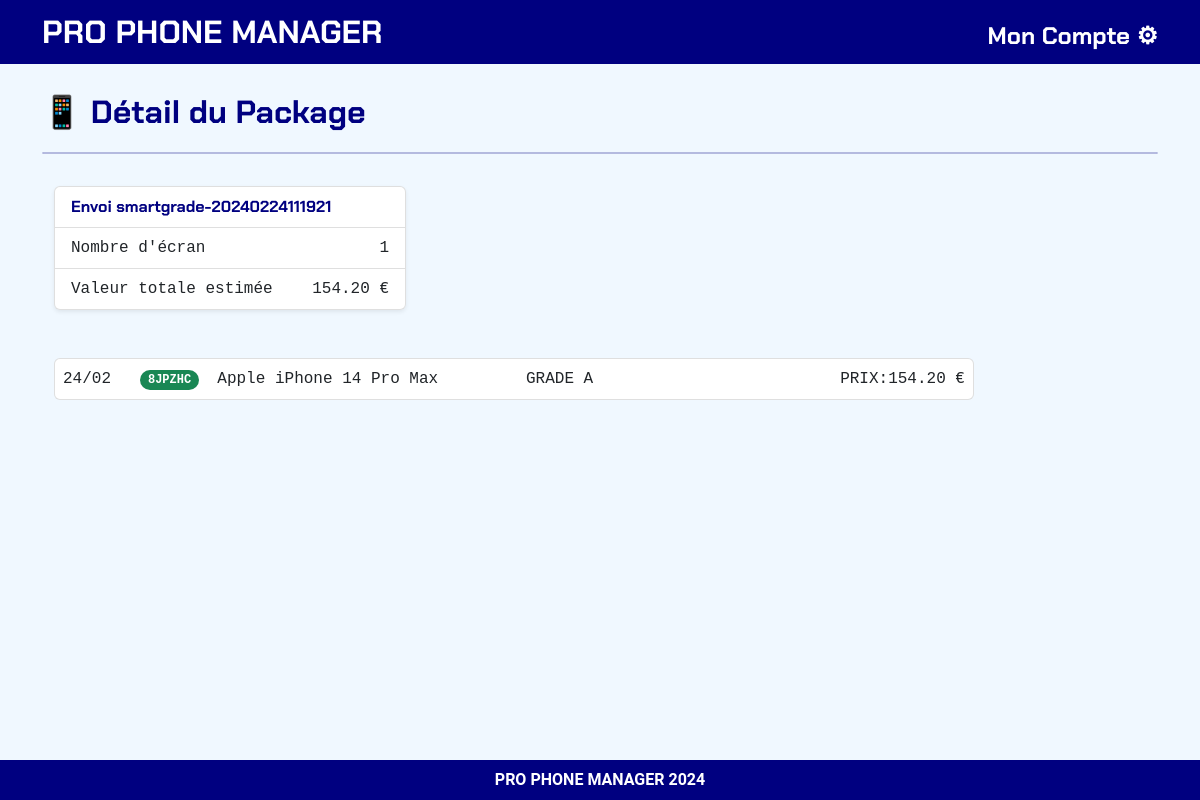
Page /package/detail/smartgrade-20240224111921/ (signed in) on the committed database.
### listings/models.py (models this page shows, shortened)
class Package(models.Model):
    reference = models.CharField(max_length=40, unique=True)
    brokenscreens = models.ManyToManyField('BrokenScreen', related_name='packages')
    date_shipped = models.DateTimeField(auto_now_add=True)
    is_shipped = models.BooleanField(default=False)
    is_paid = models.BooleanField(default=False)
    total_value = models.DecimalField(max_digits=10, decimal_places=2, default=0)
    def get_brokenscreen_fields(self):
        brokenscreen_instances = list(self.brokenscreens.all())
        logger.info(f"get_brokenscreen_fields() returned: {type(brokenscreen_instances)}")
        return brokenscreen_instances

class BrokenScreen(models.Model):
    id = models.AutoField(primary_key=True)
    repairstore = models.ForeignKey(RepairStore, on_delete=models.CASCADE)
    uniquereference = models.OneToOneField(UniqueReference, on_delete=models.CASCADE)
    screenbrand = models.ForeignKey(ScreenBrand, on_delete=models.CASCADE)
    screenmodel = models.ForeignKey(ScreenModel, on_delete=models.CASCADE)
    diag_question_1 = models.TextField(null=True, blank=True)
    diag_question_2 = models.TextField(null=True, blank=True)
    diag_question_3 = models.TextField(null=True, blank=True)
    diag_question_4 = models.TextField(null=True, blank=True)
    diag_question_5 = models.TextField(null=True, blank=True)
    diag_question_6 = models.TextField(null=True, blank=True)
    diag_question_7 = models.TextField(null=True, blank=True)
    diag_question_8 = models.TextField(null=True, blank=True)
    diag_question_9 = models.TextField(null=True, blank=True)
    diag_question_10 = models.TextField(null=True, blank=True)
    diag_response_1 = models.BooleanField(null=True)
    diag_response_2 = models.BooleanField(null=True)
    diag_response_3 = models.BooleanField(null=True)
    diag_response_4 = models.BooleanField(null=True)
    diag_response_5 = models.BooleanField(null=True)
    diag_response_6 = models.BooleanField(null=True)
    diag_response_7 = models.BooleanField(null=True)
    diag_response_8 = models.BooleanField(null=True)
    diag_response_9 = models.BooleanField(null=True)
    diag_response_10 = models.BooleanField(null=True)
    is_diag_done = models.BooleanField(default=False)
    grade = models.CharField(
        max_length=20,
        choices=[
            ('', 'Select Grade'),
            ('A', 'A'),
            ('B', 'B'),
            ('C', 'C'),
            ('D', 'D'),
            ('E', 'E'),
            ('F', 'F'),
            ('G', 'G'),
            ('Fully Broken', 'Fully Broken'),
            ('Aftermarket', 'Aftermarket')
        ],
        default='EN ATTENTE',
    )
    quotations = models.ManyToManyField('RecyclerPricing', related_name='broken_screens')
    recycler = models.ForeignKey(Recycler, on_delete=models.SET_NULL, null=True, blank=True)
    is_attributed = models.BooleanField(default=False)
    price = models.DecimalField(max_digits=10, decimal_places=2, null=True, blank=True)
    is_packed = models.BooleanField(default=False)
    date_joined = models.DateTimeField(default=timezone.now)
    class Meta:
        ordering = ['-date_joined']
    class Meta:
        ordering = ['-date_joined']

class UniqueReference(models.Model):
    repairstore = models.ForeignKey(RepairStore, on_delete=models.CASCADE)
    value = models.CharField(max_length=6, unique=True)
    is_used = models.BooleanField(default=False)
    def __str__(self):
        return self.value

class ScreenModel(models.Model):
    screenbrand = models.ForeignKey(ScreenBrand, on_delete=models.CASCADE)
    screenmodel = models.CharField(max_length=50)
    is_oled = models.BooleanField(default=False)
    is_3dtouch = models.BooleanField(default=False)
    is_wanted = models.BooleanField(default=False)
    class Meta:
        ordering = ['screenbrand', 'screenmodel']

class ScreenBrand(models.Model):
    screenbrand = models.CharField(max_length=25, primary_key=True, null=False, blank=False)
    class Meta:
        ordering = ['screenbrand']

### listings/views.py (the view)
# urls.py: path('package/detail/<str:reference>/', package_detail, name='package_detail'),
@login_required
def package_detail(request, reference):
    package = get_object_or_404(Package, reference=reference, is_paid=True)
    brokenscreens = package.get_brokenscreen_fields()
    total_value_brokenscreens = sum(broken_screen.price for broken_screen in brokenscreens if broken_screen.price)
    context = {
        'package': package,
        'brokenscreens': brokenscreens,
        'num_brokenscreens': len(brokenscreens),
        'total_value_brokenscreens': total_value_brokenscreens,
    }
    return render(request, 'package_detail.html', context)

### listings/templates/package_detail.html (shortened to what this page needs)
{% extends "base_webapp.html" %}
{% load static %}
{% block page_title %}
    📱 Détail du Package
{% endblock page_title %}
{% block page_content %}
    <div class="row mb-4">
        <div class="col-12 col-md-6 col-lg-4 mb-4">
            <ul class="list-group font-monospace shadow-sm">
                <li class="list-group-item logo-blue fs-6">Envoi {{ package.reference }}</li>
                <li class="list-group-item fs-6">
                    <span>Nombre d'écran</span>
                    <span class="float-end">{{ num_brokenscreens|default:"N/A" }}</span>
                </li>
                <li class="list-group-item fs-6">
                    <span>Valeur totale estimée</span>
                    <span class="float-end">{{ total_value_brokenscreens|default:"N/A" }} €</span>
                </li>
            </ul>
        </div>
    </div>
        <div class="col-12 d-none d-md-block col-lg-10 mb-4">
            {% for broken_screen in brokenscreens %}
            <ul class="list-group mb-2 fs-6 font-monospace">
                <li class="list-group-item px-md-1 px-lg-2">
                    <div class="row">
                        <div class="col-md-1 text-start">
                            <span>{{ broken_screen.date_joined|date:'d/m' }}</span>
                        </div>
                        <div class="col-md-1 text-start">
                            <span class="badge rounded-pill font-monospace bg-success">{{ broken_screen.uniquereference }}</span>
                        </div>
                        <div class="col-md-4 text-start">
                            <span>{{ broken_screen.screenmodel.screenbrand.screenbrand|title }} {{ broken_screen.screenmodel.screenmodel }}</span>
                        </div>
                        <div class="col-md-3 text-start">
                            <span>{% if broken_screen.grade %}GRADE {{ broken_screen.grade }}{% else %}<span>🔎</span> ❓{% endif %}</span>
                        </div>
                        <div class="col-md-3 text-end">
                            <span>{% if broken_screen.price %}PRIX:{{ broken_screen.price}} € {% else %}<span>💰</span> ❓{% endif %}</span>
                        </div>
                    </div>
                </li>
            </ul>
            {% endfor %}
        </div>
    </div>
{% endblock page_content %}

### listings/static/styles.css (style rules this page uses)
body { font-family: 'Roboto', sans-serif; scroll-behavior: smooth; background-color: AliceBlue; }
.logo-blue { font-family: 'ChakraPetch', sans-serif; color:navy; font-weight: bold; }

### rows in the picture
Package: reference "smartgrade-20240224111921"
BrokenScreen: date_joined "24/02", uniquereference "8JPZHC", screenmodel.screenbrand.screenbrand "Apple", screenmodel.screenmodel "iPhone 14 Pro Max", grade "A", price "154.20"

### other values in the picture
{{ num_brokenscreens|default:"N/A" }} "1"
{{ total_value_brokenscreens|default:"N/A" }} "154.20"
